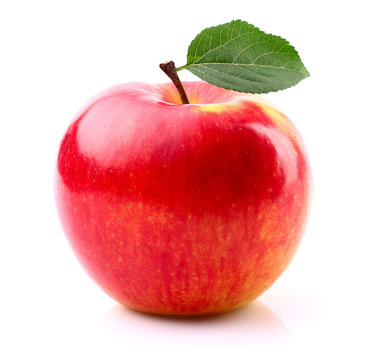
#> input picture cv_lab_image.jpeg, 370 x 360 px
$ python task2.py
#> lines starting #> are read from the running program, lines starting #| are printed output that depends on the picture; after the words box and inside, x2 and y2 are one past the last pixel; in counts of white or black regions, pixels touching at a corner belong together
import cv2
import matplotlib.pyplot as plt

image = cv2.imread('cv_lab_image.jpeg')
#> image is the input picture: shape (360, 370, 3); mean B, G, R 174.9, 178, 235.9

gray = cv2.cvtColor(image, cv2.COLOR_BGR2GRAY)
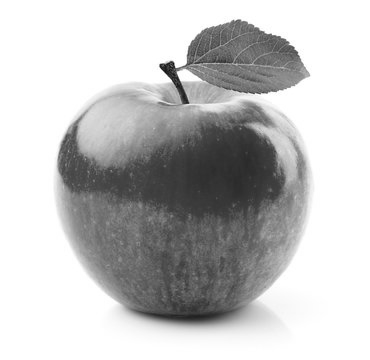
#> gray: shape (360, 370); min 15, max 255, mean 195

blurred = cv2.GaussianBlur(gray, (5, 5), 0)

edges = cv2.Canny(blurred, 50, 150)
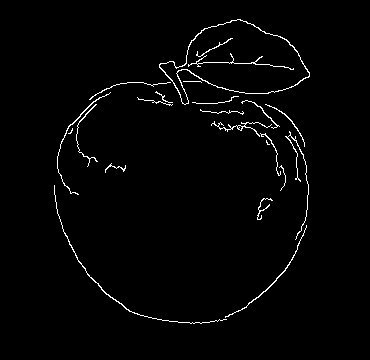
#> edges: shape (360, 370); 1.8% white in thin lines or dots, all inside (x1, y1, x2, y2) = (54, 19, 310, 324)

contours, _ = cv2.findContours(edges.copy(), cv2.RETR_EXTERNAL, cv2.CHAIN_APPROX_SIMPLE)
#> contours = 21 contours, 12 with area under 20; largest, box (x1, y1, x2, y2) and area: (159, 19, 310, 105) 6922, (225, 225, 307, 318) 52, (54, 185, 227, 324) 52, (211, 121, 272, 137) 44, (57, 92, 111, 195) 43

countrered = cv2.drawContours(image, contours, -1, (0, 255, 0), 2)
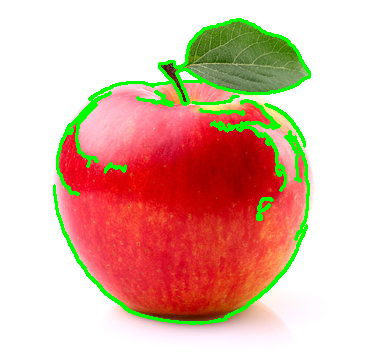
#> countrered: shape (360, 370, 3); mean B, G, R 167.4, 183.4, 224.1


def show_image_with_matplotlib(img, title):
    # Convert BGR image to RGB
#> called with title = 'Original'
    img_RGB = img[:, :, ::-1]
    plt.imshow(img_RGB)
    plt.title(title)
    plt.axis('off')

plt.figure(figsize=(20, 10))

plt.subplot(151), show_image_with_matplotlib(cv2.imread('cv_lab_image.jpeg'), 'Original')
plt.subplot(152), show_image_with_matplotlib(countrered, 'Contours Applied')

plt.show()
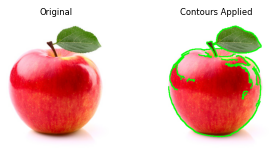
#> figure drawn by matplotlib, 2 panels
